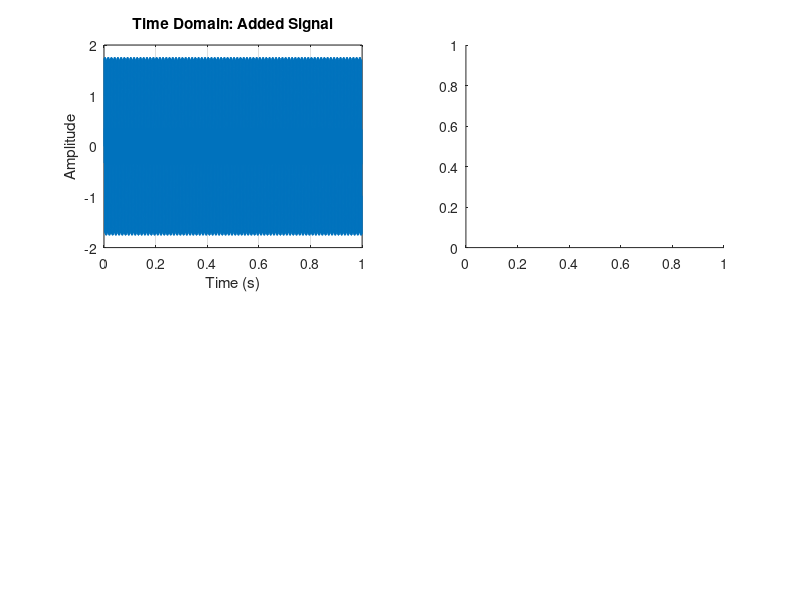

This figure's MATLAB source: (Note: this script raises an error after producing the figure.)
clc; close all; clear all

Fs = 8000;            % Sampling frequency (Hz)
T = 1/Fs;             % Sampling period
t = 0:T:1-T;          % 1 second duration

f1 = 440;      
f2 = 880; 

x1 = sin(2*pi*f1*t);  % First sine wave
x2 = sin(2*pi*f2*t);  % Second sine wave
x_sum = x1 + x2;      % Add the two signals

%% --- FFT of the added signal ---
N = length(x_sum);
X_sum = fft(x_sum);
f = (0:N-1)*(Fs/N);   % Frequency vector
subplot(2,2,1);
plot(t, x_sum);
xlabel('Time (s)'); ylabel('Amplitude');
title('Time Domain: Added Signal');
grid on;

subplot(2,2,2);
[S, F, T, P]=spectrogram(x_sum, 1024, 512, 1024, Fs);
waterfall(T, F, P);

% Play the mixed sound
soundsc(x_sum, Fs);
pause(2);

%% --- Concatenate the two signals ---
x_concat = [x1 x2];   % end-to-end
t_concat = 0:T:(length(x_concat)-1)*T;  % time vector for 2-second signal

N2 = length(x_concat);
X_concat = fft(x_concat);
f2_axis = (0:N2-1)*(Fs/N2);

subplot(2,2,3);
plot(t_concat, x_concat);
xlabel('Time (s)'); ylabel('Amplitude');
title('Time Domain: Concatenated Signal');
grid on;

subplot(2,2,4);
[S1, F1, T1, P1]=spectrogram(x_concat, 1024, 512, 1024, Fs);
waterfall(T1, F1, P1);
